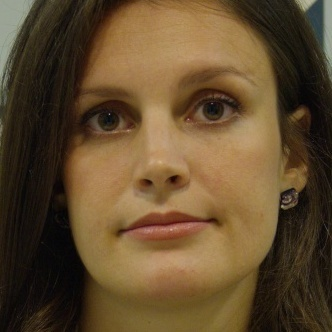
#> input picture data/000.jpg, 332 x 332 px
$ python main.py
#> lines starting #> are read from the running program, lines starting #| are printed output that depends on the picture
import cv2
import numpy as np
import matplotlib.pyplot as plt

# 이미지를 인풋으로 받아서 푸리에 변환을 수행하는 함수


def ft(img, power_spectrum = True):
    img = np.array(img)
    upper_m = len(img)
    upper_n = len(img[0])

    n_n_matrix = np.exp(-2*np.pi*1j*(1/upper_n) *
                        np.array([[n*v for v in range(upper_n)] for n in range(upper_n)]))
    m_m_matrix = np.exp(-2*np.pi*1j*(1/upper_m) *
                        np.array([[m*u for m in range(upper_m)] for u in range(upper_m)]))

    img = np.matmul(img, n_n_matrix)
    img = np.matmul(m_m_matrix, img)
    if not power_spectrum:
        img = (1/(upper_m*upper_n)) * img # power_spectrum을 사용할때는 M*N을 나눔

    return img


# 이미지를 인풋으로 받아서 inverse 푸리에 변환을 수행하는 함수
def inverse_ft(ft_img):
    img = np.array(ft_img)
    upper_m = len(img)
    upper_n = len(img[0])

    n_n_matrix = np.exp(2*np.pi*1j*(1/upper_n) *
                        np.array([[n*v for v in range(upper_n)] for n in range(upper_n)]))
    m_m_matrix = np.exp(2*np.pi*1j*(1/upper_m) *
                        np.array([[m*u for m in range(upper_m)] for u in range(upper_m)]))

    img = np.matmul(img, n_n_matrix)
    img = np.matmul(m_m_matrix, img)

    return img


# high pass 필터링 역할을 수행하는 함수
def high_pass_filtering(ft_img):
    img = np.array(ft_img)
    h = len(img)
    w = len(img[0])
    center = (h//2, w//2)
    for i in range(h):
        for j in range(w):
            distance_from_center = np.sqrt(
                (center[0]-i) * (center[0]-i) + (center[1]-j) * (center[1]-j))
            if distance_from_center < 45:
                img[i][j] = 0
    return img


# Azimuthal averaging을 수행하는 함수
def azimuthal_avg(img):
    h = len(img)
    w = len(img[0])
    center = (h//2, w//2)
    max_distance = int(
        np.ceil(np.sqrt(center[0]*center[0] + center[1]*center[1])))
    # radius 1부터 max_distance까지 key를 가진 딕셔너리 선언
    radius_dic = {radius: [] for radius in range(1, max_distance+1)}
    for i in range(h):
        for j in range(w):  # 이미지의 각 픽셀마다 센터와의 거리를 측정하여 거리에 해당하는 radius에 픽셀 값 추가
            current_radius = int(np.ceil(
                np.sqrt((center[0]-i) * (center[0]-i) + (center[1]-j) * (center[1]-j))))
            if current_radius == 0:
                current_radius = 1
            radius_dic[current_radius].append(img[i][j])

    result = []
    for r in radius_dic:
        avg_value = np.sum(radius_dic[r])/len(radius_dic[r])
        result.append(avg_value)

    max_avg = np.max(result)  # azimuthal avg의 최대값을 구하고
    result = result/max_avg  # 각 element를 최댓값으로 나누어 0~1 사이의 값으로 만든다.
    return result


# 여기서부터 main 함수
if __name__ == '__main__':

    # 이미지 이름 list
    img_list = ['000.jpg', '001.jpg', '002.jpg',
                '003.jpg', '004.jpg', '005.jpg', '006.jpg']
    one_dimension_spectrum_list =[] # 이미지들의 1D power spectrum 을 저장하기 위한 list -> 한번에 plot하기 위해


#power spectrum 을 위한 for문
    for img_name in img_list:
        img = cv2.imread('data/'+img_name, 0) # 각각의 이미지 순서대로 불러오기, flag=0 을 사용해 흑백으로 불러오기
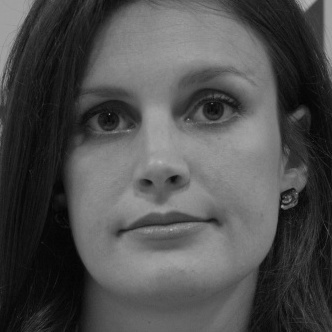
#> img: shape (332, 332); min 3, max 182, mean 78.9
        ft_img_for_power_spectrum = ft(img, power_spectrum = True)  # 각각의 이미지 푸리에 변환
#> in ft, `upper_m = len(img)`: upper_m = 332

        ft_img_centerized_for_power_spectrum = np.fft.fftshift(ft_img_for_power_spectrum)

        ft_img_centerized_for_show = 20*np.log(np.abs(ft_img_centerized_for_power_spectrum))  # get absolute(necessary) and log (optional) for better show
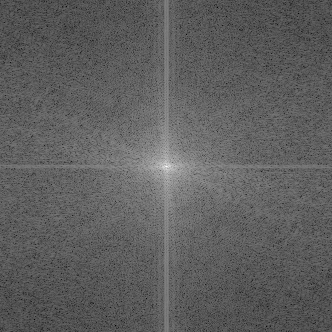
#> ft_img_centerized_for_show: shape (332, 332) float64; min 29.78, max 319.6, mean 138.1; drawn with min black and max white

        # original 이미지 하나씩 show
        plt.subplot(121), plt.imshow(img, cmap='gray')
        plt.title('original image'), plt.xticks([]), plt.yticks([])

        # 푸리에 변환 이미지 하나씩 show
        plt.subplot(122), plt.imshow(ft_img_centerized_for_show, cmap='gray')
        plt.title('ft_image'), plt.xticks([]), plt.yticks([])

        plt.show()
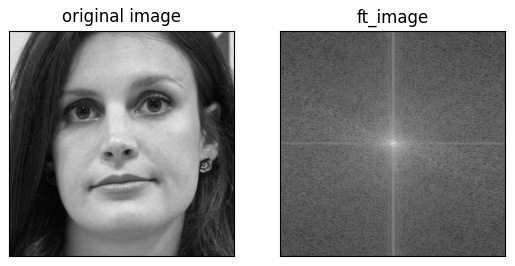
#> figure drawn by matplotlib, 2 panels
        # centerized 된 푸리에 변환 이미지를 azimuthal_avg
        one_dimension_spectrum = azimuthal_avg(ft_img_centerized_for_show) # 푸리에 변환한 이미지를 azimuthal averaging한다.
#> in azimuthal_avg, `center = (h//2, w//2)`: center = (166, 166)
#> in azimuthal_avg, `max_distance = int( np.ceil(np.sqrt(center[0]*center[0] + center[1]*ce..`: max_distance = 235
#> one_dimension_spectrum = 235 values, max 1 at index 0, min 0.404 at index 233, mean 0.511
        one_dimension_spectrum_list.append((one_dimension_spectrum, img_name))
#> pass 2 of the loop `for img_name in img_list:`:
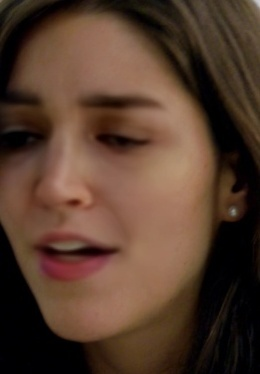
#> input picture data/001.jpg, 260 x 374 px
#> `img = cv2.imread('data/'+img_name, 0)`:
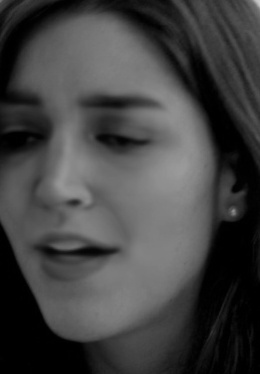
#> img: shape (374, 260); min 0, max 204, mean 66.3
#> ft_img_centerized_for_show: shape (374, 260) float64
#> `plt.show()`:
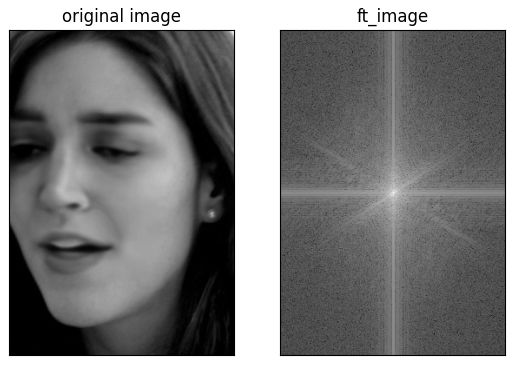
#> figure drawn by matplotlib, 2 panels
#> one_dimension_spectrum = 228 values, max 1 at index 0, min 0.279 at index 217, mean 0.421
#> pass 3 of the loop `for img_name in img_list:`:
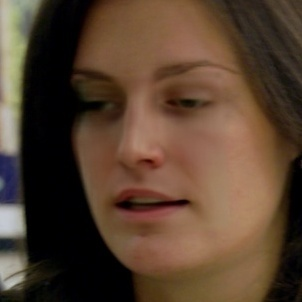
#> input picture data/002.jpg, 302 x 302 px
#> `img = cv2.imread('data/'+img_name, 0)`:
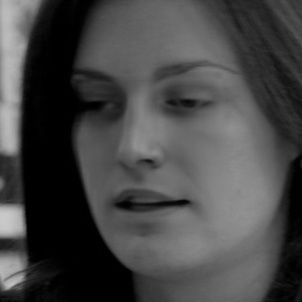
#> img: shape (302, 302); min 0, max 201, mean 70.2
#> ft_img_centerized_for_show: shape (302, 302) float64
#> `plt.show()`:
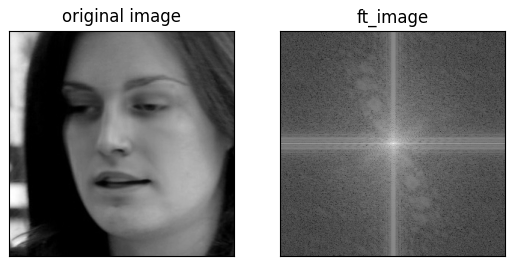
#> figure drawn by matplotlib, 2 panels
#> one_dimension_spectrum = 214 values, max 1 at index 0, min 0.248 at index 213, mean 0.442
#> (the run stopped early here; a loop or call above may not have finished)
